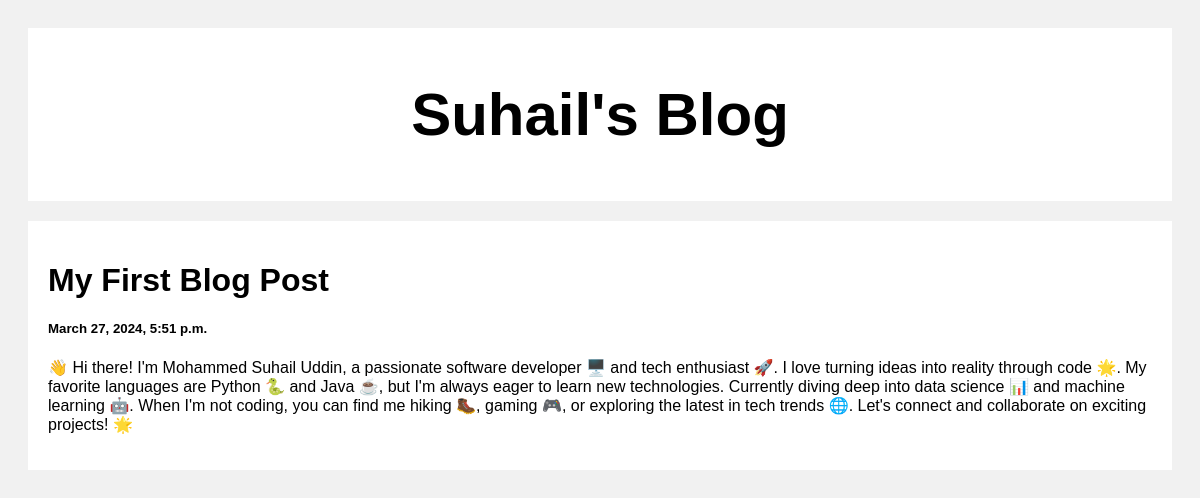
/post/1, run on the app's committed database.
### Myblog/models.py (models this page shows)
class Post(models.Model):
    title = models.CharField(max_length = 100)
    body = models.CharField(max_length = 100000)
    created_date = models.DateTimeField(default=datetime.now, blank=True)

### Myblog/views.py (the view)
# urls.py: path('post/<str:pk>', views.post, name='post')
def post(request, pk):
    posts = Post.objects.get(id=pk)
    return render(request, 'posts.html', {'posts':posts})

### templates/posts.html (shortened to what this page needs)
<!DOCTYPE html>
<html>
<head>
</head>
<body>
<div class="header">
  <h2>Suhail's Blog</h2>
</div>
<div class="row">
  <div class="leftcolumn">
    <div class="card">
        <h1>{{posts.title}}</h1>
        <h5>{{posts.created_date}}</h5>
        <p>{{posts.body}}</p>
    </div>
  </div>
</div>
</body>
</html>

### templates/posts.html (style rules this page uses)
* { box-sizing: border-box; }
body { font-family: Arial; padding: 20px; background: #f1f1f1; }
.header { padding: 2px; font-size: 40px; text-align: center; background: white; }
.leftcolumn { float: left; width: 100%; }
.card { background-color: white; padding: 20px; margin-top: 20px; }
.row:after { content: ""; display: table; clear: both; }

### data on the page
Post: title "My First Blog Post", created_date "March 27, 2024, 5:51 p.m.", body "👋 Hi there! I'm Mohammed Suhail Uddin, a passionate software developer 🖥️ and tech enthusiast 🚀. I love turning ideas into reality through code 🌟. My favorite languages are Python 🐍 and Java ☕️, but I'm always eager to learn new technologies. Currently diving deep into data science 📊 and machine learning 🤖. When I'm not coding, you can find me hiking 🥾, gaming 🎮, or exploring the latest in tech trends 🌐. Let's connect and collaborate on exciting projects! 🌟"
